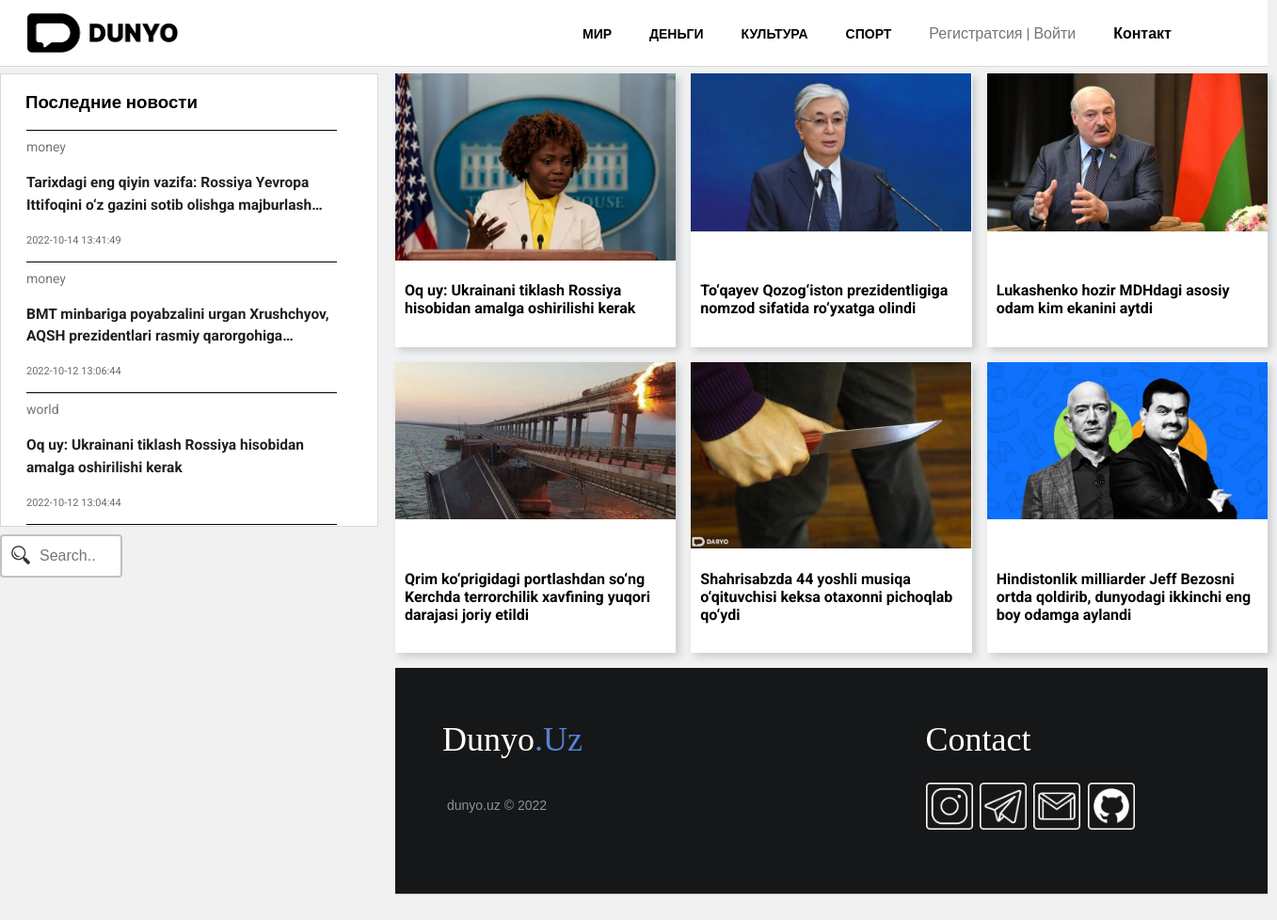
The page / on the database its author committed.
### db_methods.php (called while the page is built, shortened)
<?php
try {
    $db = new PDO("mysql:host=localhost; dbname=dunyoblog", "root", "root");
    $db->setAttribute(PDO::ATTR_ERRMODE, PDO::ERRMODE_EXCEPTION);
} catch (PDOException $e) {
    echo "Conection failed:" . $e->getMessage();
}
function getNewsOnWorld() {
    global $db;
    if($query = $db->query("SELECT * FROM `news-blog` WHERE category='world' ORDER BY id DESC LIMIT 9 ")) {
        $infoWorld = $query->fetchAll(PDO::FETCH_ASSOC);
    }
    return $infoWorld;
}
function getCategoryWrapper() {
    global $db;
    if($query = $db->query("SELECT * FROM `news-blog` WHERE category < 1  ORDER BY id DESC " )) {
        $categoryNav = $query->fetchAll(PDO::FETCH_ASSOC);
    }
    return $categoryNav;
}

### inc/wrapperNav.php (the view)
<?php
    $categor = getCategoryWrapper();
    ?>
<div id="wrapper">
    <div class="scrollbar" id="style-2">
        <div class="force-overflow">
            <div class="nav-object">
                <h3>Последние новости</h3>
            </div>
            <?php foreach($categor as $itemCategor) :?>
                <div class="list">
                    <ul class="ul-list">
                        <li id="li">
                            <a id="href" href="#"> <?= $itemCategor['category']?> </a><br>
                            <a id="some_text" href="../page/innerPage.php?category=<?= $itemCategor['category']?>&id=<?= $itemCategor['id']?>">
                                <?= $itemCategor['title']?>
                            </a><br>
                            <span id="date">
                                <?= $itemCategor['date']?>
                            </span>
                        </li>
                    </ul>
                </div>
            <?php endforeach;?>
        </div>
    </div>
    <form class="search-panel">
        <input type="text" name="search" placeholder="Search.." value="">
    </form>
</div>

### index.php (shortened to what this page needs)
<!DOCTYPE html>
<html lang="en">
<head>
    <link rel="stylesheet" href="./mainStyle.css">
</head>
<body>
    <div class="web_size">
        <?php
        require_once "./inc/header.php";
        require_once "./db_methods.php";
        $newsWorld = getNewsOnWorld();
        ?>
        <div class="main">
            <div class="contanier">
                <?php
                require_once "./inc/wrapperNav.php"
                ?>
                <main class="main-cont">
                    <div class="grid-content">
                        <?php foreach ($newsWorld as $world) : ?>
                            <div class="card">
                                <div class="img-content">
                                    <img src="./admin/img/<?= $world['image'] ?>" alt="img" />
                                </div>
                                <div class="title-content">
                                    <a id="link" href="./page/innerPage.php?category=<?= $world['category'] ?>&id=<?= $world['id'] ?>">
                                        <h4><?= $world['title']; ?></h4>
                                    </a>
                                </div>
                            </div>
                        <?php endforeach; ?>
                    </div>
                    <?php
                    require_once "./inc/footer.php";
                    ?>
                </main>
            </div>
        </div>
    </div>
</body>
</html>

### inc/header.php
<header class="header">
    <div class="flex_cont">
        <a href="../index.php" class="logo_phonetik">
            <img class="logo" src="../image/Vector.png">
        </a>
        <nav class="nav">
            <ul class="nav-list">
                <li>
                    <a id="h" href="../index.php">Мир</a>
                </li>
                <li>
                    <a id="h" href="../mainPage.php?category=<?= 'money'?>">Деньги</a>
                </li>
                <li>
                    <a id="h" href="../mainPage.php?category=<?= 'culture'?>">Культура</a>
                </li>
                <li>
                    <a id="h" href="../mainPage.php?category=<?= 'sport'?>">Спорт</a>
                </li>
                <li id="regis">
                    <a id="r" href="../registration/signUp.php">Регистратсия</a>
                    <a id="l" href="#">|</a>
                    <a id="c" href="../registration/signIn.php">Войти</a>
                </li>
                <li class ="contact">
                    <a id="lan" href="../formContact/formContact.php">Контакт</a>
                </li>
            </ul>
        </nav>
    </div>
</header>

### inc/footer.php (shortened to what this page needs)
<footer class="footer-distributed">
	<div class="footer-left">
		<h3>Dunyo<span>.Uz</span></h3>
		<br><br>
		<p class="footer-company-name">dunyo.uz &copy; 2022</p>
	</div>
	<div class="footer-right">
		<p class="footer-company-about">
		<h3>Contact<span></span></h3>
		</p>
		<div class="footer-icons">
			<a id = "social" href="https://www.instagram.com/dilbek_0707"><img id="ins" src="../image/instagram.png"></a>
			<a id = "social" href="https://t.me/SoftwareThe"><img id="ins"  src="../image/telegram.png"></a>
			<a id = "social" href="https://mail.google.com/dilbekdustmurodov2002@gmail.com"><img id="ins" src="../image/gmail.png"></a>
			<a id = "social" href="https://github.com/07dilbek07"><img id="ins" src="../image/github.png"></a>
		</div>
	</div>
</footer>

### mainStyle.css (style rules this page uses)
body { margin: 0; padding: 0; background: #f1f1f1; font-family: "Roboto", sans-serif; }
.web_size { width: 1347px; height: 700px; }
.header { width: 1347px; background: white; height: 70px; display: flex; border-bottom: 1px solid #d9d9d9; position: fixed; }
.flex_cont { display: flex; align-items: center; }
.logo { width: 160px; margin-top: 4px; }
.logo_phonetik { margin-left: 29px; }
.nav { margin-left: 390px; }
.nav-list { display: flex; gap: 40px; }
li { list-style: none; }
#h { color: rgb(0, 0, 0); font-size: 14px; font-weight: 600; text-transform: uppercase; font-family: Montserrat, sans-serif; }
#r, #c, #l { color: #757575; text-decoration: none; }
#lan { color: #000; font-weight: 600; }
#h, #n, #f, #lan { text-decoration: none; }
#h:hover, #lan:hover, #r:hover, #c:hover, #link, #some_text, #cat-text, #href { transition-duration: 0.3s; transition-timing-function: ease-in-out; transition-delay: 0s; }
#link { color: rgb(0, 0, 0); text-decoration: none; overflow: hidden; text-overflow: ellipsis; display: -webkit-box; -webkit-line-clamp: 5; line-clamp: 5; -webkit-box-orient: vertical; }
.main { float: left; width: 1347px; margin-top: 78px; }
.scrollbar { float: left; height: 480px; width: 400px; background: #ffffff; overflow-y: scroll; border: 1px solid #d9d9d9; position: fixed; }
.force-overflow { min-height: 450px; }
#wrapper { width: 420px; height: 500px; }
.contanier { display: flex; }
.main-cont { width: 927px; height: auto; display: grid; gap: 16px; }
.nav-object { margin-left: 26px; }
.list { width: 380px; height: auto; }
#some_text { font-size: 15.5px; line-height: 1.5; color: #1e2022; text-decoration: none; font-weight: 700; overflow: hidden; text-overflow: ellipsis; display: -webkit-box; -webkit-line-clamp: 2; line-clamp: 2; -webkit-box-orient: vertical; }
#href { font-size: 14px; text-decoration: none; color: #757575; }
#date { color: #6b6b6b; font-size: 11px; }
#li { border-top: 1px solid rgb(0, 0, 0); display: inline-grid; width: 330px; padding-top: 9px; }
.ul-list { margin-left: -13px; }
.grid-content { display: grid; grid-template-columns: repeat(auto-fit, minmax(250px, 1fr)); gap: 16px; }
.grid-content .card { -webkit-box-shadow: 4px 4px 8px 0px rgba(34, 60, 80, 0.2); -moz-box-shadow: 4px 4px 8px 0px rgba(34, 60, 80, 0.2); box-shadow: 4px 4px 8px 0px rgba(34, 60, 80, 0.2); }
.grid-content .card .title-content { padding: 10px; }
.card { background-color: #ffffff; }
.grid-content .card .img-content img { width: 100%; background-size: cover; }
.img-content { width: 298px; height: 190px; }
.search-panel input[type="text"] { width: 130px; box-sizing: border-box; border: 2px solid rgb(193, 193, 193); border-radius: 4px; font-size: 16px; background-color: white; background-image: url(./image/imgbin_cartoon-search-icon-png.png); background-size: 20px; background-position: 10px 10px; background-repeat: no-repeat; padding: 12px 20px 12px 40px; -webkit-transition: width 0.4s ease-in-out; transition: width 0.4s ease-in-out; }
.search-panel { width: 400px; margin-top: 490px; position: fixed; }
#social { width: 50px; height: 50px; }
#ins { width: 100%; }
footer { position: bottom; bottom: 0; overflow: hidden; }
.footer-distributed { background-color: #161718; box-shadow: 0 1px 1px 0 rgba(0, 0, 0, 0.12); box-sizing: border-box; width: 100%; text-align: left; font: bold 16px sans-serif; height: 240px; padding: 55px 50px; }
.footer-distributed .footer-left, .footer-distributed .footer-center, .footer-distributed .footer-right { display: inline-block; vertical-align: top; }
.footer-distributed h3 { color: #ffffff; font: normal 36px 'Cookie', cursive; margin: 0; }
.footer-distributed h3 span { color: #5383d3; }
.footer-distributed .footer-company-name { color: #8f9296; font-size: 14px; font-weight: normal; margin: 5px; }
.footer-distributed .footer-right { width: 33%; }
.footer-distributed .footer-company-about { line-height: 20px; color: #92999f; font-size: 13px; font-weight: normal; margin: 0; }
.footer-distributed .footer-icons { margin-top: 25px; }
.footer-distributed .footer-icons a { display: inline-block; width: 35px; height: 35px; cursor: pointer; border-radius: 2px; font-size: 20px; color: #ffffff; text-align: center; line-height: 35px; margin-right: 3px; margin-bottom: 5px; }

### rows shown on the page
news-blog: category "money", title "Tarixdagi eng qiyin vazifa: Rossiya Yevropa Ittifoqini o‘z gazini sotib olishga…", date "2022-10-14 13:41:49"
news-blog: category "money", title "BMT minbariga poyabzalini urgan Xrushchyov, AQSH prezidentlari rasmiy…", date "2022-10-12 13:06:44"
news-blog: category "world", title "Oq uy: Ukrainani tiklash Rossiya hisobidan amalga oshirilishi kerak", date "2022-10-12 13:04:44", image (picture)
news-blog: image (picture), title "To‘qayev Qozog‘iston prezidentligiga nomzod sifatida ro‘yxatga olindi"
news-blog: image (picture), title "Lukashenko hozir MDHdagi asosiy odam kim ekanini aytdi"
news-blog: image (picture), title "Qrim ko‘prigidagi portlashdan so‘ng Kerchda terrorchilik xavfining yuqori darajasi joriy etildi"
news-blog: image (picture), title "Shahrisabzda 44 yoshli musiqa o‘qituvchisi keksa otaxonni pichoqlab qo‘ydi"
news-blog: image (picture), title "Hindistonlik milliarder Jeff Bezosni ortda qoldirib, dunyodagi ikkinchi eng boy odamga aylandi"
